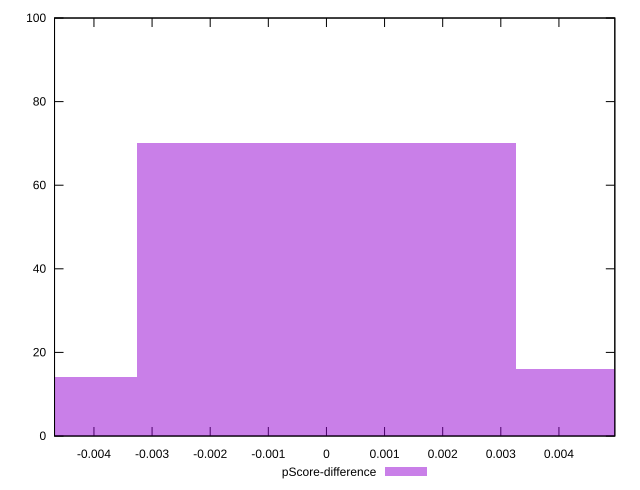

Source code (gnuplot):
reset

$pScoreDifference <<EOF
0 70
0.006509071491324319 16
-0.006509071491324319 14
EOF

set key outside below
set boxwidth 0.006509071491324319
set xrange [-0.00467818972752429:0.004961523264110451]
set yrange [0:100]
set trange [0:100]
set style fill transparent solid 0.5 noborder
set terminal svg size 640, 490 enhanced background rgb 'white'
set output "report_00021_2021-02-20T09:16:39.615Z/max-potential-fid/samples/pages/pScore-difference/histogram.svg"

plot $pScoreDifference title "pScore-difference" with boxes

reset
